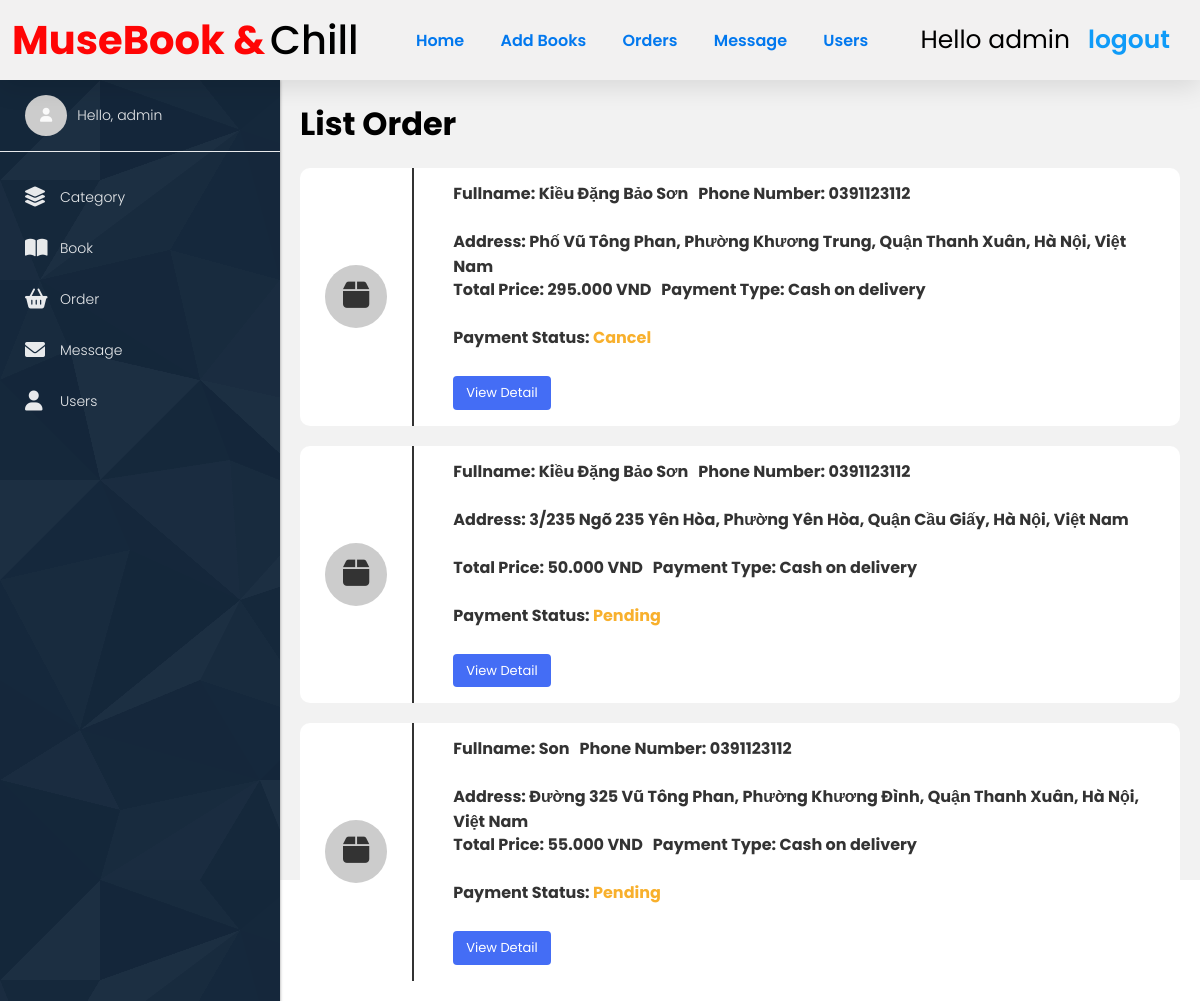
The page /admin_orders.php (signed in) on the database its author committed.
### tables this page shows
CREATE TABLE `confirm_order` (
  `order_id` int(100) NOT NULL,
  `user_id` int(100) NOT NULL,
  `name` varchar(50) NOT NULL,
  `email` varchar(50) NOT NULL,
  `number` varchar(12) NOT NULL,
  `address` varchar(500) NOT NULL,
  `payment_method` varchar(20) NOT NULL,
  `total_books` varchar(500) NOT NULL,
  `order_date` varchar(100) NOT NULL,
  `payment_status` varchar(100) NOT NULL DEFAULT 'pending',
  `date` varchar(20) NOT NULL,
  `total_price` bigint(10) NOT NULL
);

### admin_orders.php (the view, shortened to what this page needs)
<?php
include 'config.php';
?>
<!DOCTYPE html>
<html lang="en">
<head>
   <link rel="stylesheet" href="https://cdnjs.cloudflare.com/ajax/libs/font-awesome/6.0.0/css/all.min.css">
   <link rel="stylesheet" href="./css/register.css">
   <link rel="stylesheet" href="./css/admin.css">
</head>
<body>
   <?php include 'admin_header.php'; ?>
   <div class="wrapper">
      <?php include './admin_sidebar.php' ?>
      <div class="container-admin">
         <h1 class="title mb-20">List Order</h1>
         <?php
         $select_orders = mysqli_query($conn, "SELECT * FROM `confirm_order`") or die('query failed');
         if (mysqli_num_rows($select_orders) > 0) {
         ?>
            <div class="row">
               <?php
               while ($one = mysqli_fetch_assoc($select_orders)) {
               ?>
                  <div class="col-12 mb-20">
                     <div class="card-dashboard card-user-admin">
                        <div class="card-icon-admin rounded-circle">
                           <i class="fa-solid fa-box text-dark"></i>
                        </div>
                        <div class="card-body border-left-dark">
                           <div class="d-flex align-items-center">
                              <h6 class="card-title text-dark mr-10 price-font">Fullname: <?= $one['name'] ?></h6>
                              <h6 class="card-title text-dark price-font">Phone Number: <?= $one['number'] ?></h6>
                           </div>
                           <h6 class="card-title text-dark price-font">Address: <?= $one['address'] ?></h6>
                           <div class="d-flex align-items-center">
                              <h6 class="card-title text-dark price-font mr-10">Total Price: <?= number_format($one['total_price'], 0, ',', '.') ?> VND</h6>
                              <h6 class="card-title text-dark price-font">Payment Type: <?= $one['payment_method'] ?></h6>
                           </div>
                           <h6 class="card-title text-dark price-font">Payment Status: <span class="price-font <?= $one['payment_status'] == 'completed' ? 'text-success' : 'text-warning' ?>"><?= ucfirst($one['payment_status']) ?></span></h6>
                           <div class="buttons" style="display: flex;">
                              <a href="detail_order.php?id=<?= $one['order_id'] ?>" class="ml-0 btn btn-primary">View Detail</a>
                           </div>
                        </div>
                     </div>
                  </div>
               <?php
               }
               ?>
            <?php
         } else {
            ?>
               <div style="text-align: center; font-size: 32px;"><i class="fa-solid fa-box text-dark" style="margin-right: 10px;"></i>No record order</div>
            <?php
         }
            ?>
            </div>
      </div>
   </div>
</body>
</html>

### css/register.css (style rules this page uses)
* { text-decoration: none; margin: 0; padding: 0; box-sizing: border-box; outline: none; border: none; font-family: "Raleway", sans-serif; font-optical-sizing: auto; font-style: normal; }
html { overflow-x: hidden; top: 0; bottom: 0; left: 0; right: 0; }

### css/admin.css (style rules this page uses)
* { text-decoration: none; margin: 0; padding: 0; font-family: "Poppins", sans-serif; box-sizing: border-box; outline: none; border: none; }
.card-body { -ms-flex: 1 1 auto; flex: 1 1 auto; padding: 1.25rem; }
.card-title { margin-bottom: 0.75rem; }
.btn:not(:disabled):not(.disabled) { cursor: pointer; }
.btn-primary { color: #fff; background-color: rgb(68, 109, 245); border-color: rgb(14, 13, 13); }
.btn { display: inline-block; font-weight: 400; text-align: center; white-space: nowrap; vertical-align: middle; user-select: none; border: 1px solid transparent; padding: 0.375rem 0.75rem; font-size: 13px; margin: 3px; line-height: 1.5; border-radius: 0.25rem; transition: color .15s ease-in-out,background-color .15s ease-in-out,border-color .15s ease-in-out,box-shadow .15s ease-in-out; }
a { color: #ff0000; text-decoration: none; background-color: transparent; }
.wrapper { display: flex; height: 100%; }
.container-admin { flex: 1; padding: 20px 20px 20px 300px; background-color: #f2f2f2; height: 100vh; }
.d-flex { display: flex; }
.row { display: flex; flex-wrap: wrap; margin: 0 -15px; }
.col-12 { flex: 0 0 100%; max-width: 100%; padding: 0 15px; box-sizing: border-box; }
.mr-10 { margin-right: 10px; }
.mb-20 { margin-bottom: 20px; }
.ml-0 { margin-left: 0 !important; }
.align-items-center { align-items: center; }
.card-dashboard { display: flex; align-items: center; border-radius: 10px; }
.card-body { padding: 13px 39px !important; border-left: 2px solid #fff; }
.card-title { color: #fff !important; font-size: 16px !important; height: 36px; }
.card-user-admin { background-color: #fff; }
.border-left-dark { border-left: 2px solid #333 !important; }
.text-dark { color: #333 !important; }
.rounded-circle { border-radius: 50%; }
.card-icon-admin { padding: 15px 18px; margin: 0 25px; background-color: #ccc; }
.card-icon-admin i { font-size: 30px; color: #333; }
.text-warning { color: #f8b02d!important; }

### rows shown on the page
confirm_order: name "Kiều Đặng Bảo Sơn", number "0391123112", address "Phố Vũ Tông Phan, Phường Khương Trung, Quận Thanh Xuân, Hà Nội, Việt Nam", total_price "295.000", payment_method "Cash on delivery", payment_status "Cancel"
confirm_order: name "Kiều Đặng Bảo Sơn", number "0391123112", address "3/235 Ngõ 235 Yên Hòa, Phường Yên Hòa, Quận Cầu Giấy, Hà Nội, Việt Nam", total_price "50.000", payment_method "Cash on delivery", payment_status "Pending"
confirm_order: name "Son", number "0391123112", address "Đường 325 Vũ Tông Phan, Phường Khương Đình, Quận Thanh Xuân, Hà Nội, Việt Nam", total_price "55.000", payment_method "Cash on delivery", payment_status "Pending"

### other values the page prints
$_SESSION['admin_name'] "admin"
